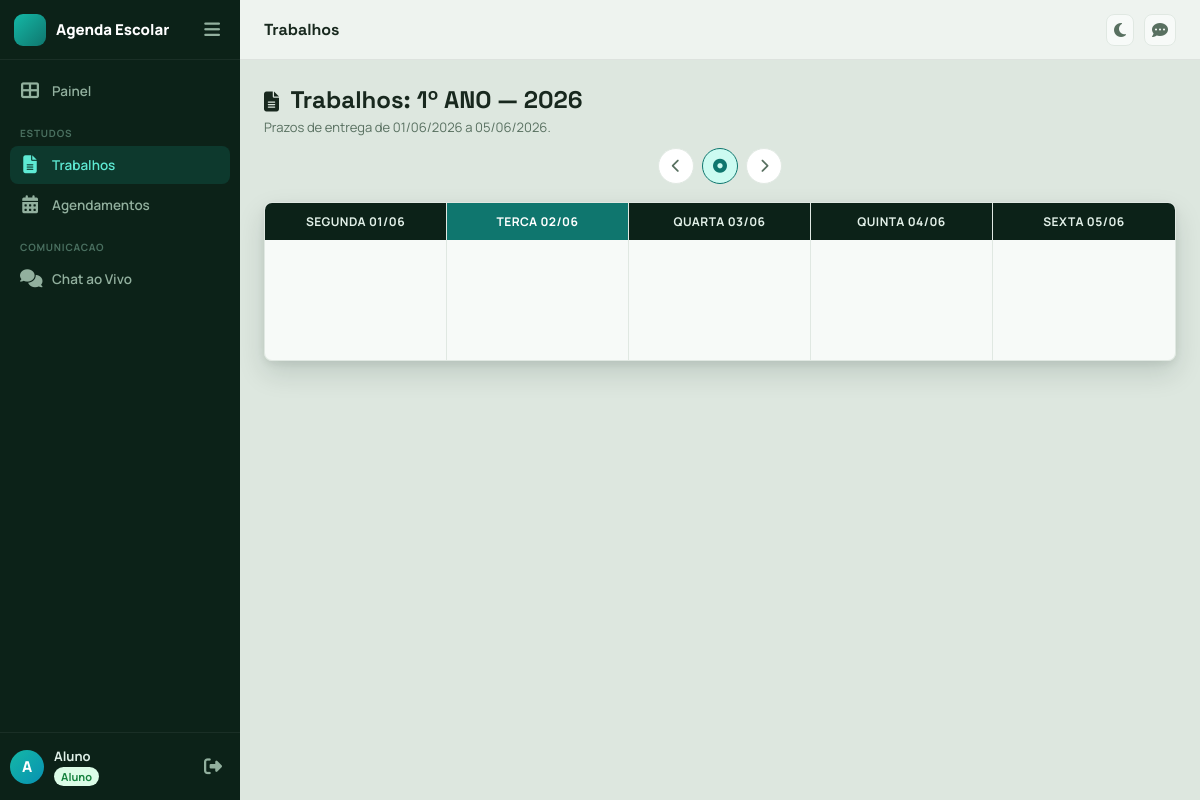
Screenshot of /aluno/trabalhos (signed in) with the database file from the repository.
### app/models.py (models this page shows, shortened)
class TimestampMixin:
    created_at = db.Column(db.DateTime, default=datetime.utcnow, nullable=False)
    updated_at = db.Column(db.DateTime, default=datetime.utcnow, onupdate=datetime.utcnow, nullable=False)

class User(TimestampMixin, UserMixin, db.Model):
    __tablename__ = "users"
    id = db.Column(db.Integer, primary_key=True)
    full_name = db.Column(db.String(120), nullable=False)
    email = db.Column(db.String(120), unique=True, nullable=False, index=True)
    password_hash = db.Column(db.String(255), nullable=False)
    role = db.Column(db.String(20), nullable=False, index=True)
    is_active_user = db.Column(db.Boolean, default=True, nullable=False)
    is_approved = db.Column(db.Boolean, default=True, nullable=False)  # Para alunos auto-registrados
    can_chat = db.Column(db.Boolean, default=True, nullable=False)
    avatar = db.Column(db.String(255), nullable=True)
    crp_number = db.Column(db.String(30), nullable=True)
    phone = db.Column(db.String(20), nullable=False, default="")
    classroom_id = db.Column(db.Integer, db.ForeignKey("classrooms.id"), nullable=True)
    classroom = db.relationship("Classroom", back_populates="students")
    teaching_classrooms = db.relationship(
        "Classroom",
        secondary=teacher_classrooms,
        lazy=True,
        backref="teachers"
    )
    assignments_created = db.relationship("Assignment", back_populates="teacher", lazy=True)
    availabilities = db.relationship(
        "PsychologistAvailability",
        back_populates="psychologist",
        lazy=True,
        cascade="all, delete-orphan",
    )

class Classroom(TimestampMixin, db.Model):
    __tablename__ = "classrooms"
    id = db.Column(db.Integer, primary_key=True)
    name = db.Column(db.String(50), nullable=False)
    number = db.Column(db.String(20), nullable=True)
    school_year = db.Column(db.Integer, nullable=False)
    students = db.relationship("User", back_populates="classroom", lazy=True)
    assignments = db.relationship("Assignment", back_populates="classroom", lazy=True)

### app/core/routes.py (the view)
@core_bp.get("/aluno/trabalhos")
@login_required
@roles_required("aluno")
def student_assignments():
    assignments = []
    assignment_statuses = {}
    now = datetime.utcnow()
    today = now.date()
    week_offset = request.args.get("week", 0, type=int)
    base_monday = today - timedelta(days=today.weekday())
    week_start = base_monday + timedelta(weeks=week_offset)
    week_days = [week_start + timedelta(days=i) for i in range(5)]
    week_end = week_days[-1]
    assignments_by_day = defaultdict(list)
    if current_user.classroom_id:
        all_assignments = (
            Assignment.query
            .options(joinedload(Assignment.teacher))
            .filter_by(classroom_id=current_user.classroom_id, is_finished=False)
            .order_by(Assignment.due_date.asc(), Assignment.created_at.desc())
            .all()
        )
        assignments = all_assignments
        assignment_ids = [item.id for item in assignments]
        direct_rows = []
        group_rows = []
        if assignment_ids:
            direct_rows = (
                db.session.query(Submission.assignment_id, Submission.status)
                .join(Assignment, Submission.assignment_id == Assignment.id)
                .filter(
                    Submission.student_id == current_user.id,
                    Assignment.classroom_id == current_user.classroom_id,
                    Assignment.id.in_(assignment_ids),
                )
                .all()
            )
            group_rows = (
                db.session.query(Submission.assignment_id, Submission.status)
                .join(SubmissionGroupMember, SubmissionGroupMember.submission_id == Submission.id)
                .join(Assignment, Submission.assignment_id == Assignment.id)
                .filter(
                    SubmissionGroupMember.student_id == current_user.id,
                    Assignment.classroom_id == current_user.classroom_id,
                    Assignment.id.in_(assignment_ids),
                )
                .all()
            )
        for assignment_id, status in [*direct_rows, *group_rows]:
            current = assignment_statuses.get(assignment_id)
            if current == "devolvido":
                continue
            if status == "devolvido" or current is None:
                assignment_statuses[assignment_id] = status
        for a in all_assignments:
            assignments_by_day[a.due_date].append(a)
    return render_template(
        "student/assignments.html",
        assignments=assignments,
        assignment_statuses=assignment_statuses,
        assignments_by_day=assignments_by_day,
        week_offset=week_offset,
        week_start=week_start,
        week_end=week_end,
        week_days=week_days,
        today=today,
        student_classroom=current_user.classroom if current_user.classroom_id else None,
    )

### app/__init__.py (called while the page is built)
@login_manager.user_loader
def load_user(user_id):
    return db.session.get(User, int(user_id))

### app/security.py (called while the page is built)
def roles_required(*roles):
    def decorator(view_func):
        @wraps(view_func)
        def wrapped(*args, **kwargs):
            if not current_user.is_authenticated:
                abort(401)
            if current_user.role not in roles:
                abort(403)
            return view_func(*args, **kwargs)
        return wrapped
    return decorator

### app/templates/student/assignments.html (shortened to what this page needs)
{% extends "base.html" %}
{% block page_title %}Trabalhos{% endblock %}
{% block content %}
<div class="reveal panel-full" style="margin-bottom:24px;">
  <div class="page-header" style="margin-bottom:12px">
    <div>
      <h2>
        <i class="fa-solid fa-file-lines" style="vertical-align:middle;margin-right:6px;font-size:20px;"></i>
        Trabalhos{% if student_classroom %}: <strong>{{ student_classroom.name }} — {{ student_classroom.school_year }}</strong>{% endif %}
      </h2>
      <p>Prazos de entrega de {{ week_start.strftime('%d/%m/%Y') }} a {{ week_end.strftime('%d/%m/%Y') }}.</p>
    </div>
  </div>
  <div style="display:flex;justify-content:center;align-items:center;gap:8px;margin-bottom:18px">
    <a class="wcal-nav-icon-btn" href="{{ url_for('core.student_assignments', week=week_offset-1) }}" title="Semana anterior">
      <i class="fa-solid fa-chevron-left"></i>
    </a>
    <a class="wcal-nav-icon-btn {% if week_offset == 0 %}wcal-nav-icon-btn--active{% endif %}" href="{{ url_for('core.student_assignments', week=0) }}" title="Semana atual">
      <i class="fa-solid fa-circle-dot"></i>
    </a>
    <a class="wcal-nav-icon-btn" href="{{ url_for('core.student_assignments', week=week_offset+1) }}" title="Proxima semana">
      <i class="fa-solid fa-chevron-right"></i>
    </a>
  </div>
  <div class="week-calendar">
    {% set day_names = ['Segunda', 'Terca', 'Quarta', 'Quinta', 'Sexta'] %}
    {% for day in week_days %}
    {% set is_today = (day == today) %}
    {% set day_items = assignments_by_day.get(day, []) %}
    <div class="week-col{% if is_today %} week-col--today{% endif %}">
      <div class="week-col-header">
        <span class="week-col-dayname">{{ day_names[loop.index0] }} {{ day.strftime('%d/%m') }}</span>
      </div>
      <div class="week-col-body">
        {% if day_items %}
          {% for item in day_items %}
          {% set submission_status = assignment_statuses.get(item.id) %}
          {% set approved = submission_status == 'aprovado' %}
          {% set submitted = submission_status == 'pendente' %}
          {% set returned = submission_status == 'devolvido' %}
          {% set overdue = item.due_date < today and not submitted and not approved and not returned %}
          <a href="{{ url_for('core.student_view_assignment', assignment_id=item.id) }}" class="wcal-card wcal-card--link">
            <div class="wcal-card-title">{{ item.title }}</div>
            {% if item.subject %}<div class="wcal-card-subject" style="color:var(--primary)">{{ item.subject }}</div>{% endif %}
            <div class="wcal-card-subject" style="font-size:.78rem;color:var(--text-muted)">Prof.: {{ item.teacher.full_name }}</div>
            {% if returned %}
            <span class="item-card-badge" style="background:var(--danger);color:#fff;font-size:.7rem">Devolvido</span>
            {% elif approved %}
            <span class="item-card-badge" style="background:var(--success);color:#fff;font-size:.7rem">Aprovado</span>
            {% elif submitted %}
            <span class="item-card-badge badge-confirmado" style="font-size:.7rem">Entregue</span>
            {% elif overdue %}
            <span class="item-card-badge badge-cancelado" style="font-size:.7rem">Atrasado</span>
            {% else %}
            <span class="item-card-badge badge-pendente" style="font-size:.7rem">Pendente</span>
            {% endif %}
          </a>
          {% endfor %}
        {% else %}
          <div class="wcal-empty"></div>
        {% endif %}
      </div>
    </div>
    {% endfor %}
  </div>
</div>
{% endblock %}

### app/templates/base.html (shortened to what this page needs)
<!doctype html>
<html lang="pt-BR" data-theme="light">
<head>
  <link rel="stylesheet" href="{{ url_for('static', filename='css/styles.css') }}">
  <link rel="stylesheet" href="https://cdnjs.cloudflare.com/ajax/libs/font-awesome/6.7.2/css/all.min.css">
</head>
<body>
{% if current_user.is_authenticated %}
<aside class="sidebar" id="sidebar">
  <div class="sidebar-header">
    <div class="brand">
      <span class="brand-mark"></span>
      <span class="brand-name">Agenda Escolar</span>
    </div>
    <button class="sidebar-collapse-btn" id="sidebar-collapse-btn" title="Recolher menu">
      <i class="fa-solid fa-bars"></i>
    </button>
  </div>
  <nav class="sidebar-nav">
    <a href="{{ url_for('core.dashboard') }}"
       class="nav-item {% if request.endpoint == 'core.dashboard' %}nav-item--active{% endif %}">
      <i class="fa-solid fa-table-cells-large nav-icon"></i>
      <span class="nav-label">Painel
      </span>
    </a>
    {% if current_user.role == 'aluno' %}
    <div class="nav-section-label">Estudos</div>
     <a href="{{ url_for('core.student_assignments') }}"
       class="nav-item {% if request.endpoint == 'core.student_assignments' %}nav-item--active{% endif %}">
      <i class="fa-solid fa-file-lines nav-icon"></i>
      <span class="nav-label">Trabalhos</span>
    </a>
     <a href="{{ url_for('core.student_appointments') }}"
       class="nav-item {% if request.endpoint == 'core.student_appointments' %}nav-item--active{% endif %}">
      <i class="fa-solid fa-calendar-days nav-icon"></i>
      <span class="nav-label">Agendamentos</span>
    </a>
    {% endif %}
    <div class="nav-section-label">Comunicacao</div>
    <a href="{{ url_for('core.chat_page') }}"
       class="nav-item {% if request.endpoint == 'core.chat_page' %}nav-item--active{% endif %}">
      <i class="fa-solid fa-comments nav-icon"></i>
      <span class="nav-label">Chat ao Vivo</span>
    </a>
  </nav>
  <div class="sidebar-footer">
    <a href="{{ url_for('core.edit_profile') }}" class="sidebar-user" title="Editar perfil">
      {% if current_user.avatar %}
        <img src="{{ url_for('static', filename='uploads/avatars/' + current_user.avatar) }}" alt="Avatar" class="sidebar-user-avatar sidebar-user-avatar--img">
      {% else %}
        <div class="sidebar-user-avatar">{{ current_user.full_name[0]|upper }}</div>
      {% endif %}
      <div class="sidebar-user-info">
        <span class="sidebar-user-name">{{ current_user.full_name.split()[0] }}</span>
        <span class="sidebar-user-role badge-{{ current_user.role }}">{{ current_user.role|capitalize }}</span>
      </div>
    </a>
    <button type="button" class="sidebar-logout-btn" id="logout-btn" title="Sair">
      <i class="fa-solid fa-right-from-bracket"></i>
    </button>
  </div>
</aside>
<div class="main-wrapper" id="main-wrapper">
  <header class="topbar">
    <span class="topbar-title">{% block page_title %}Agenda Escolar{% endblock %}</span>
    <div class="topbar-right">
      <button class="theme-toggle-btn" id="theme-toggle" title="Alternar tema">
        <i class="fa-solid fa-moon icon-moon"></i>
      </button>
      <a href="{{ url_for('core.chat_page') }}" class="theme-toggle-btn chat-nav-btn" id="chat-toggle-link" title="Chat ao vivo">
        <i class="fa-solid fa-comment-dots"></i>
      </a>
    </div>
  </header>
  <main class="page-content">
    {% block content %}{% endblock %}
  </main>
</div>
{% else %}
<main class="page-auth">
  {% block auth_content %}{% endblock %}
</main>
{% endif %}
  {% if current_user.is_authenticated %}
  {% set app_user = {
    'id': current_user.id,
    'name': current_user.full_name,
    'role': current_user.role
  } %}
  {% else %}
  {% set app_user = None %}
  {% endif %}
</body>
</html>

### rows the page displays
User: full_name "A", full_name "Aluno", role "Aluno"
Classroom: name "1º ANO", school_year "2026"

### other values shown
{{ week_start.strftime('%d/%m/%Y') }} "01/06/2026"
{{ week_end.strftime('%d/%m/%Y') }} "05/06/2026"
{{ day_names[loop.index0] }} "SEGUNDA" "TERCA" "QUARTA" "QUINTA" "SEXTA"
{{ day.strftime('%d/%m') }} "01/06" "02/06" "03/06" "04/06" "05/06"
